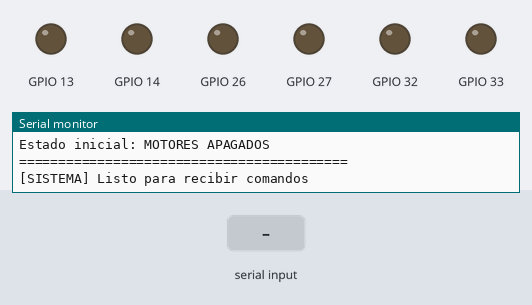
Bench run of a sketch on a simulated ESP32. Shown: output pins drawn as LEDs (lit = HIGH), the last lines printed to the serial monitor. The test bench sets the inputs (shaded band). Nothing arrives over Bluetooth unless stated.

Above: at 1.3 s.
1.4 s: "F\n" received over the second serial link
At 1.9 s:
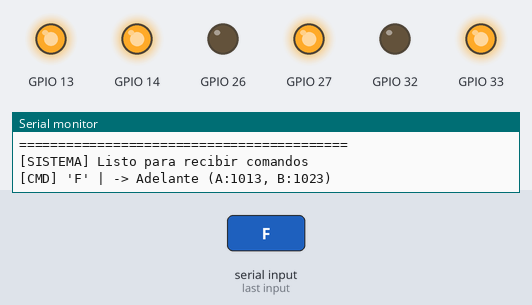
4.4 s: "B\n" received over the second serial link
At 5.3 s:
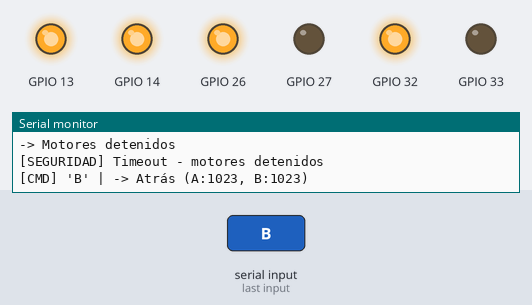
7.4 s: "L\n" received over the second serial link
At 8.8 s:
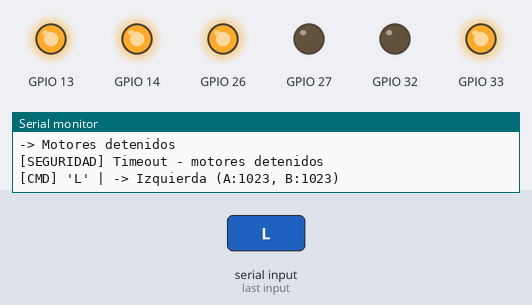
10.4 s: "R\n" received over the second serial link
At 11.2 s:
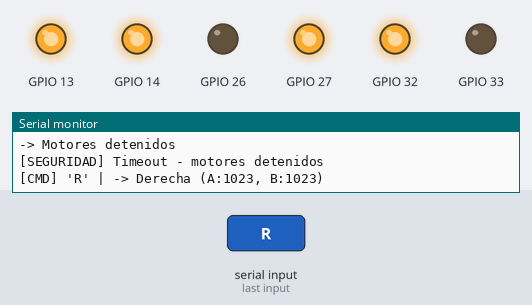
Timing chart, 0 to 13.9 s (numbered marks = the images above; inputs shaded):
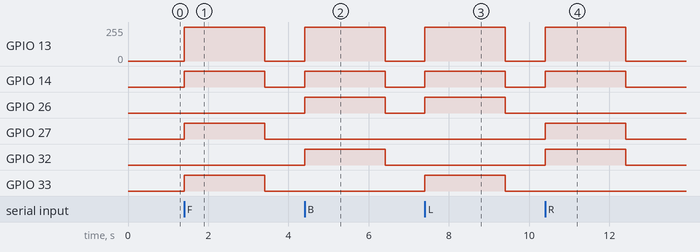

The sketch:

Robot_Soccer.ino
```cpp
// (licence header left out)
#include "BluetoothSerial.h"

// Verificación de Bluetooth habilitado
#if !defined(CONFIG_BT_ENABLED) || !defined(CONFIG_BLUEDROID_ENABLED)
#error Bluetooth no está habilitado! Por favor ejecuta make menuconfig para habilitarlo
#endif

// Incluir todos los archivos de cabecera
#include "Config.h"
#include "Motor.h"
#include "RobotController.h"
#include "BluetoothHandler.h"

// ==================== INSTANCIAS GLOBALES ====================
RobotController robot(MOTOR_A_IN1, MOTOR_A_IN2, MOTOR_A_ENABLE,
                      MOTOR_B_IN1, MOTOR_B_IN2, MOTOR_B_ENABLE);

BluetoothHandler bluetooth(BT_DEVICE_NAME);

uint32_t lastStatsTime = 0;
uint32_t lastBTCheck = 0;

// ==================== SETUP ====================
void setup() {
    // Inicializar comunicación serial
    Serial.begin(SERIAL_BAUDRATE);
    delay(100);

    Serial.println(F("\n\n=== INICIANDO SISTEMA ==="));

    // Inicializar robot (motores)
    robot.init();

    // Inicializar Bluetooth
    if (!bluetooth.init()) {
        Serial.println(F("[ERROR CRÍTICO] Bluetooth falló"));
        while (1) {
            delay(1000);
            Serial.print(F("."));
        }
    }

    // Mostrar mensaje de bienvenida
    bluetooth.printWelcome();
    Serial.println(F("[SISTEMA] Listo para recibir comandos\n"));
}

// ==================== LOOP ====================
void loop() {
    // Verificar timeout de seguridad
    robot.checkSafety();

    // Verificar salud de la conexión Bluetooth
    bluetooth.checkHealth();

    // Verificar y reiniciar BT si es necesario
    if (millis() - lastBTCheck > BT_HEALTH_CHECK) {
        lastBTCheck = millis();
        if (!bluetooth.isConnected()) {
            Serial.println(F("[BT] Cliente no conectado, reiniciando Bluetooth..."));
            bluetooth.init();
        }
    }

    // Procesar comandos Bluetooth
    if (bluetooth.available()) {
        char cmd = bluetooth.readCommand();

        // Filtrar caracteres no válidos (espacios, saltos de línea, etc.)
        if (cmd == '\0' || cmd == '\n' || cmd == '\r' || cmd == ' ' || cmd == '\t') {
            return;
        }

        // Filtrar caracteres fuera del rango ASCII imprimible
        if (cmd < 32 || cmd > 126) {
            Serial.printf(F("[BT] Carácter no válido: 0x%02X\n"), (uint8_t)cmd);
            robot.executeCommand('S');  // Detener por seguridad
            bluetooth.incrementInvalidCount();
            return;
        }

        // Ejecutar comando
        Serial.printf(F("[CMD] '%c' | "), cmd);
        if (!robot.executeCommand(cmd)) {
            Serial.println(F("INVÁLIDO"));
            bluetooth.incrementInvalidCount();
        }
    }

    // Imprimir estadísticas periódicamente
    if (millis() - lastStatsTime > STATS_INTERVAL) {
        bluetooth.printStats();
        lastStatsTime = millis();
    }

    // Mantener viva la tarea Bluetooth y controlar CPU
    yield();
    delay(5);
}
```

BluetoothHandler.cpp
```cpp
// (licence header left out)
#include "BluetoothHandler.h"
#include "Config.h"

BluetoothHandler::BluetoothHandler(const String& name)
    : deviceName(name), initialized(false), messagesReceived(0),
      lastMessageTime(0), connectionLostCount(0), invalidCommandCount(0) {}

bool BluetoothHandler::init() {
    // Reinicio limpio si ya estaba iniciado
    if (initialized) {
        bt.end();
    }

    if (!bt.begin(deviceName)) {
        Serial.println(F("[BT ERROR] No se pudo inicializar Bluetooth"));
        return false;
    }

    initialized = true;
    Serial.println(F("[BT OK] Bluetooth inicializado correctamente"));
    return true;
}

bool BluetoothHandler::available() {
    return initialized && bt.available();
}

char BluetoothHandler::readCommand() {
    if (!initialized) return '\0';

    char cmd = bt.read();

    // Limpieza condicional de buffer (solo si hay exceso)
    int clearCount = 0;
    if (bt.available() > BT_BUFFER_THRESHOLD) {
        while (bt.available()) {
            bt.read();
            clearCount++;
            delay(1);  // yield cooperativo
        }
        if (clearCount > 0) {
            Serial.printf(F("[BT INFO] Buffer drenado (%d bytes)\n"), clearCount);
        }
    }

    messagesReceived++;
    lastMessageTime = millis();
    return cmd;
}

void BluetoothHandler::checkHealth() {
    if (!initialized) return;

    if (!bt.hasClient() && lastMessageTime > 0) {
        if (millis() - lastMessageTime > 5000) {
            connectionLostCount++;
            Serial.println(F("[BT] Cliente desconectado"));
            lastMessageTime = 0;
        }
    }
}

void BluetoothHandler::printWelcome() {
    Serial.println(F("=========================================="));
    Serial.println(F("ESP32 Control de Motores v3.2 (Modular)"));
    Serial.printf(F("Nombre BT: %s\n"), deviceName.c_str());
    Serial.println(F("=========================================="));
    Serial.println(F("Comandos: F (adelante), B (atrás), L (izq), R (der), S (stop)"));
    Serial.printf(F("Timeout seguridad: %dms\n"), SAFETY_TIMEOUT);
    Serial.println(F("Estado inicial: MOTORES APAGADOS"));
    Serial.println(F("=========================================="));
}

void BluetoothHandler::printStats() {
    Serial.println(F("\n--- ESTADÍSTICAS ---"));
    Serial.printf(F("Mensajes recibidos: %d\n"), messagesReceived);
    Serial.printf(F("Comandos inválidos: %d\n"), invalidCommandCount);
    Serial.printf(F("Cliente conectado: %s\n"), isConnected() ? "SÍ" : "NO");
    Serial.printf(F("Conexiones perdidas: %d\n"), connectionLostCount);
    Serial.printf(F("Uptime: %lu s\n"), millis() / 1000);
    Serial.printf(F("Memoria libre: %d bytes\n"), ESP.getFreeHeap());
    Serial.println(F("--------------------\n"));
}

bool BluetoothHandler::isConnected() {
    return initialized && bt.hasClient();
}

uint32_t BluetoothHandler::getLastMessageTime() const {
    return lastMessageTime;
}

void BluetoothHandler::incrementInvalidCount() {
    invalidCommandCount++;
}
```

BluetoothHandler.h
```cpp
// (licence header left out)
#ifndef BLUETOOTH_HANDLER_H
#define BLUETOOTH_HANDLER_H

#include <Arduino.h>
#include "BluetoothSerial.h"

class BluetoothHandler {
private:
    BluetoothSerial bt;
    String deviceName;
    bool initialized;
    uint32_t messagesReceived;
    uint32_t lastMessageTime;
    uint32_t connectionLostCount;
    uint32_t invalidCommandCount;

public:
    /**
     * @brief Constructor del manejador Bluetooth
     * @param name Nombre del dispositivo Bluetooth
     */
    BluetoothHandler(const String& name);

    /**
     * @brief Inicializa el módulo Bluetooth
     * @return true si la inicialización fue exitosa
     */
    bool init();

    /**
     * @brief Verifica si hay datos disponibles
     * @return true si hay datos para leer
     */
    bool available();

    /**
     * @brief Lee un comando del buffer Bluetooth
     * @return Carácter del comando leído
     */
    char readCommand();

    /**
     * @brief Verifica la salud de la conexión Bluetooth
     */
    void checkHealth();

    /**
     * @brief Imprime mensaje de bienvenida
     */
    void printWelcome();

    /**
     * @brief Imprime estadísticas del sistema
     */
    void printStats();

    /**
     * @brief Verifica si hay un cliente conectado
     * @return true si hay conexión activa
     */
    bool isConnected();

    /**
     * @brief Obtiene el timestamp del último mensaje
     * @return Tiempo del último mensaje en millis()
     */
    uint32_t getLastMessageTime() const;

    /**
     * @brief Incrementa contador de comandos inválidos
     */
    void incrementInvalidCount();
};

#endif // BLUETOOTH_HANDLER_H
```

Motor.cpp
```cpp
// (licence header left out)
#include "Motor.h"

Motor::Motor(uint8_t pin1, uint8_t pin2, uint8_t en, uint16_t freq, uint8_t res)
    : in1(pin1), in2(pin2), enablePin(en), pwmFreq(freq),
      pwmResolution(res), isMoving(false) {}

void Motor::init() {
    // Configurar pines digitales
    pinMode(in1, OUTPUT);
    pinMode(in2, OUTPUT);
    pinMode(enablePin, OUTPUT);

    // Estado inicial: apagado
    digitalWrite(in1, LOW);
    digitalWrite(in2, LOW);

    // Configurar PWM (API ESP32 Core 3.x.x)
    ledcAttach(enablePin, pwmFreq, pwmResolution);
    ledcWrite(enablePin, 0);

    isMoving = false;
}

void Motor::setSpeed(uint16_t speed) {
    // Limitar velocidad al máximo según resolución
    uint16_t maxSpeed = (1 << pwmResolution) - 1; // 2^bits - 1
    if (speed > maxSpeed) speed = maxSpeed;

    ledcWrite(enablePin, speed);
    isMoving = (speed > 0);
}

void Motor::forward(uint16_t speed) {
    digitalWrite(in1, HIGH);
    digitalWrite(in2, LOW);
    setSpeed(speed);
}

void Motor::backward(uint16_t speed) {
    digitalWrite(in1, LOW);
    digitalWrite(in2, HIGH);
    setSpeed(speed);
}

void Motor::stop() {
    setSpeed(0);
    digitalWrite(in1, LOW);
    digitalWrite(in2, LOW);
    isMoving = false;
}

bool Motor::getIsMoving() const {
    return isMoving;
}
```

Motor.h
```cpp
// (licence header left out)
#ifndef MOTOR_H
#define MOTOR_H

#include <Arduino.h>

class Motor {
private:
    uint8_t in1;            // Pin dirección 1
    uint8_t in2;            // Pin dirección 2
    uint8_t enablePin;      // Pin PWM (velocidad)
    uint16_t pwmFreq;       // Frecuencia PWM
    uint8_t pwmResolution;  // Resolución PWM
    bool isMoving;          // Estado de movimiento

public:
    /**
     * @brief Constructor del motor
     * @param pin1 Pin IN1 del puente H
     * @param pin2 Pin IN2 del puente H
     * @param en Pin ENABLE (PWM) del puente H
     * @param freq Frecuencia PWM (default: 20kHz)
     * @param res Resolución PWM en bits (default: 10 bits = 0-1023)
     */
    Motor(uint8_t pin1, uint8_t pin2, uint8_t en,
          uint16_t freq = 20000, uint8_t res = 10);

    /**
     * @brief Inicializa los pines y configura PWM
     */
    void init();

    /**
     * @brief Establece la velocidad del motor
     * @param speed Valor entre 0-1023 (o según resolución PWM)
     */
    void setSpeed(uint16_t speed);

    /**
     * @brief Mueve el motor hacia adelante
     * @param speed Velocidad (0-1023)
     */
    void forward(uint16_t speed);

    /**
     * @brief Mueve el motor hacia atrás
     * @param speed Velocidad (0-1023)
     */
    void backward(uint16_t speed);

    /**
     * @brief Detiene el motor completamente
     */
    void stop();

    /**
     * @brief Obtiene el estado de movimiento
     * @return true si el motor está en movimiento
     */
    bool getIsMoving() const;
};

#endif // MOTOR_H
```

RobotController.cpp
```cpp
// (licence header left out)
#include "RobotController.h"
#include "Config.h"

RobotController::RobotController(uint8_t in1, uint8_t in2, uint8_t ena,
                                 uint8_t in3, uint8_t in4, uint8_t enb)
    : motorA(in1, in2, ena, PWM_FREQUENCY, PWM_RESOLUTION),
      motorB(in3, in4, enb, PWM_FREQUENCY, PWM_RESOLUTION),
      lastCommandTime(0), lastProcessedTime(0),
      safetyEnabled(true), lastCommand('\0') {}

void RobotController::init() {
    motorA.init();
    motorB.init();
    Serial.println(F("[ROBOT] Inicializado en modo SEGURO (motores apagados)"));
}

void RobotController::moveForward() {
    motorA.forward(VEL_ADELANTE_A);
    motorB.forward(VEL_ADELANTE_B);
    updateCommandTime();
    Serial.printf(F("-> Adelante (A:%d, B:%d)\n"), VEL_ADELANTE_A, VEL_ADELANTE_B);
}

void RobotController::moveBackward() {
    motorA.backward(VEL_ATRAS_A);
    motorB.backward(VEL_ATRAS_B);
    updateCommandTime();
    Serial.printf(F("-> Atrás (A:%d, B:%d)\n"), VEL_ATRAS_A, VEL_ATRAS_B);
}

void RobotController::turnLeft() {
    motorA.backward(VEL_IZQUIERDA_A);
    motorB.forward(VEL_IZQUIERDA_B);
    updateCommandTime();
    Serial.printf(F("-> Izquierda (A:%d, B:%d)\n"), VEL_IZQUIERDA_A, VEL_IZQUIERDA_B);
}

void RobotController::turnRight() {
    motorA.forward(VEL_DERECHA_A);
    motorB.backward(VEL_DERECHA_B);
    updateCommandTime();
    Serial.printf(F("-> Derecha (A:%d, B:%d)\n"), VEL_DERECHA_A, VEL_DERECHA_B);
}

void RobotController::stopMotors() {
    motorA.stop();
    motorB.stop();
    Serial.println(F("-> Motores detenidos"));
}

bool RobotController::executeCommand(char cmd) {
    cmd = toupper(cmd);
    uint32_t now = millis();

    // Anti-rebote: ignorar comandos repetidos muy rápidos
    if (now - lastProcessedTime < MIN_COMMAND_INTERVAL) {
        if (cmd == lastCommand && cmd != 'S') {
            updateCommandTime();
            return true;
        }
    }

    lastProcessedTime = now;
    lastCommand = cmd;

    // Ejecutar comando
    switch (cmd) {
        case 'F':
            moveForward();
            return true;
        case 'B':
            moveBackward();
            return true;
        case 'L':
            turnLeft();
            return true;
        case 'R':
            turnRight();
            return true;
        case 'S':
            stopMotors();
            return true;
        default:
            stopMotors();
            Serial.printf(F("[SEGURIDAD] Comando desconocido '%c'\n"), cmd);
            return false;
    }
}

void RobotController::checkSafety() {
    if (!safetyEnabled) return;

    bool motorsActive = motorA.getIsMoving() || motorB.getIsMoving();

    if (motorsActive && lastCommandTime > 0) {
        if (millis() - lastCommandTime > SAFETY_TIMEOUT) {
            stopMotors();
            Serial.println(F("[SEGURIDAD] Timeout - motores detenidos"));
            lastCommandTime = 0;
        }
    }
}

void RobotController::setSafetyMode(bool enabled) {
    safetyEnabled = enabled;
    Serial.printf(F("[SEGURIDAD] %s\n"), enabled ? "ACTIVADO" : "DESACTIVADO");
}

void RobotController::updateCommandTime() {
    lastCommandTime = millis();
}
```

RobotController.h
```cpp
// (licence header left out)
#ifndef ROBOT_CONTROLLER_H
#define ROBOT_CONTROLLER_H

#include <Arduino.h>
#include "Motor.h"

class RobotController {
private:
    Motor motorA;              // Motor derecho
    Motor motorB;              // Motor izquierdo
    uint32_t lastCommandTime;  // Timestamp del último comando
    uint32_t lastProcessedTime;// Timestamp del último procesamiento
    bool safetyEnabled;        // Sistema de seguridad activo
    char lastCommand;          // Último comando ejecutado

    /**
     * @brief Actualiza el timestamp del último comando
     */
    void updateCommandTime();

public:
    /**
     * @brief Constructor del controlador
     * @param in1 Pin IN1 Motor A
     * @param in2 Pin IN2 Motor A
     * @param ena Pin ENABLE Motor A
     * @param in3 Pin IN1 Motor B
     * @param in4 Pin IN2 Motor B
     * @param enb Pin ENABLE Motor B
     */
    RobotController(uint8_t in1, uint8_t in2, uint8_t ena,
                    uint8_t in3, uint8_t in4, uint8_t enb);

    /**
     * @brief Inicializa ambos motores
     */
    void init();

    /**
     * @brief Mueve el robot hacia adelante
     */
    void moveForward();

    /**
     * @brief Mueve el robot hacia atrás
     */
    void moveBackward();

    /**
     * @brief Gira el robot a la izquierda
     */
    void turnLeft();

    /**
     * @brief Gira el robot a la derecha
     */
    void turnRight();

    /**
     * @brief Detiene ambos motores
     */
    void stopMotors();

    /**
     * @brief Ejecuta un comando recibido
     * @param cmd Carácter del comando (F/B/L/R/S)
     * @return true si el comando fue válido
     */
    bool executeCommand(char cmd);

    /**
     * @brief Verifica timeout de seguridad
     * @details Detiene motores si no hay comandos en SAFETY_TIMEOUT ms
     */
    void checkSafety();

    /**
     * @brief Activa/desactiva el modo seguridad
     * @param enabled true para activar
     */
    void setSafetyMode(bool enabled);
};

#endif // ROBOT_CONTROLLER_H
```

Config.h
```cpp
// (licence header left out)
#ifndef CONFIG_H
#define CONFIG_H

#include <Arduino.h>

// ==================== CONFIGURACIÓN BLUETOOTH ====================
#define BT_DEVICE_NAME "Esp32"

// ==================== CONFIGURACIÓN DE PINES GPIO ====================
// Motor A (Derecho)
#define MOTOR_A_IN1 27
#define MOTOR_A_IN2 26
#define MOTOR_A_ENABLE 13

// Motor B (Izquierdo)
#define MOTOR_B_IN1 33
#define MOTOR_B_IN2 32
#define MOTOR_B_ENABLE 14

// ==================== CONFIGURACIÓN DE VELOCIDADES ====================
// Rango: 0-1023 (10 bits PWM)

// MOVIMIENTO ADELANTE
#define VEL_ADELANTE_A 1013  // Motor A adelante
#define VEL_ADELANTE_B 1023   // Motor B adelante

// MOVIMIENTO ATRÁS
#define VEL_ATRAS_A 1023   // Motor A atrás
#define VEL_ATRAS_B 1023   // Motor B atrás

// GIRO IZQUIERDA
#define VEL_IZQUIERDA_A 1023  // Motor A (reversa)
#define VEL_IZQUIERDA_B 1023  // Motor B (adelante)

// GIRO DERECHA
#define VEL_DERECHA_A 1023  // Motor A (adelante)
#define VEL_DERECHA_B 1023  // Motor B (reversa)

// ==================== CONFIGURACIÓN DEL SISTEMA ====================
#define SAFETY_TIMEOUT 2000          // ms - Timeout sin comandos
#define MIN_COMMAND_INTERVAL 50      // ms - Intervalo mínimo entre comandos
#define STATS_INTERVAL 60000         // ms - Intervalo de estadísticas (60s)
#define BT_HEALTH_CHECK 5000         // ms - Chequeo de salud Bluetooth
#define BT_BUFFER_THRESHOLD 5        // bytes - Umbral para limpiar buffer

// ==================== CONFIGURACIÓN PWM ====================
#define PWM_FREQUENCY 20000   // Hz - Frecuencia PWM (20 kHz)
#define PWM_RESOLUTION 10     // bits - Resolución PWM (0-1023)

// ==================== CONFIGURACIÓN SERIAL ====================
#define SERIAL_BAUDRATE 115200  // baudios

#endif // CONFIG_H
```

Measured:
- after the input at 1.4 s, GPIO 13: 0/255 → 252/255 at once, → 0/255 2.0 s later; GPIO 14, GPIO 27, GPIO 33: LOW → HIGH at once, → LOW 2.0 s later
- after the input at 4.4 s, GPIO 13: 0/255 → 255/255 at once, → 0/255 2.0 s later; GPIO 14, GPIO 26, GPIO 32: LOW → HIGH at once, → LOW 2.0 s later
- after the input at 7.4 s, GPIO 13: 0/255 → 255/255 at once, → 0/255 2.0 s later; GPIO 14, GPIO 26, GPIO 33: LOW → HIGH at once, → LOW 2.0 s later
- after the input at 10.4 s, GPIO 13: 0/255 → 255/255 at once, → 0/255 2.0 s later; GPIO 14, GPIO 27, GPIO 32: LOW → HIGH at once, → LOW 2.0 s later
